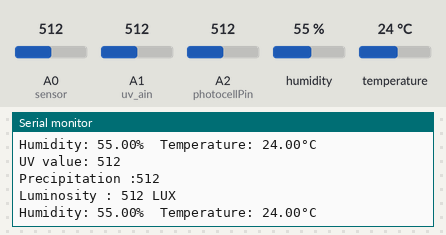
A sketch run on a simulated Arduino Uno, built with avr-gcc and run on an emulated ATmega328P. Parts: the last lines printed to the serial monitor. Inputs (shaded band) come from the test bench; at power-on: humidity 55 %, A0 (sensor) = 512, A1 (uv_ain) = 512, A2 (photocellPin) = 512, temperature 24 °C.

Above: at 5.0 s.
5.1 s: humidity set to 22 %
At 8.1 s:
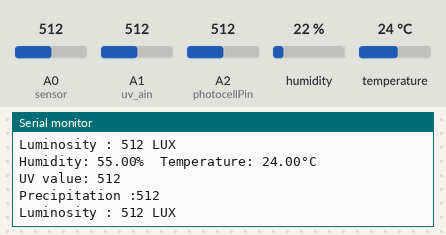
10.4 s: A0 (sensor) set to 716
At 11.6 s:
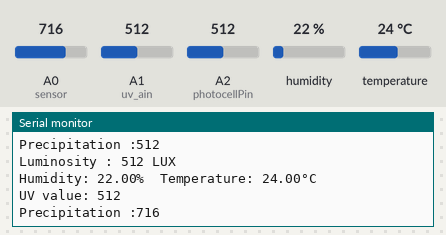
15.7 s: A1 (uv_ain) set to 716
At 19.2 s:
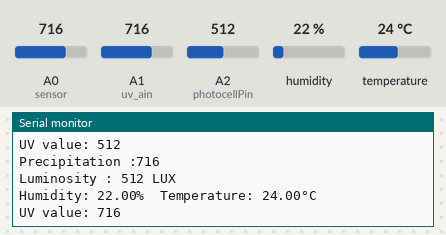
21.0 s: A2 (photocellPin) set to 716
At 25.7 s:
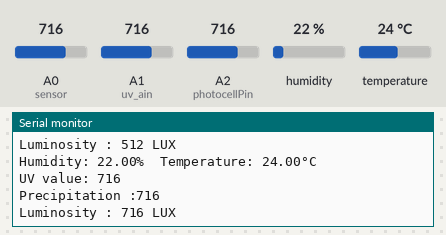
26.3 s: temperature set to 12 °C
At 27.7 s:
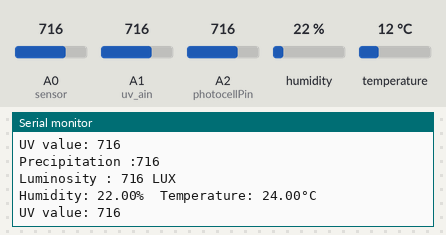
31.6 s: A0 (sensor) set to 992
At 34.2 s:
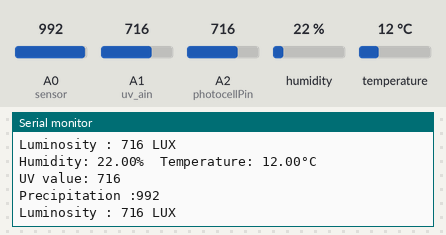
Timing chart, 0 to 35.7 s (numbered marks = the images above; inputs shaded):
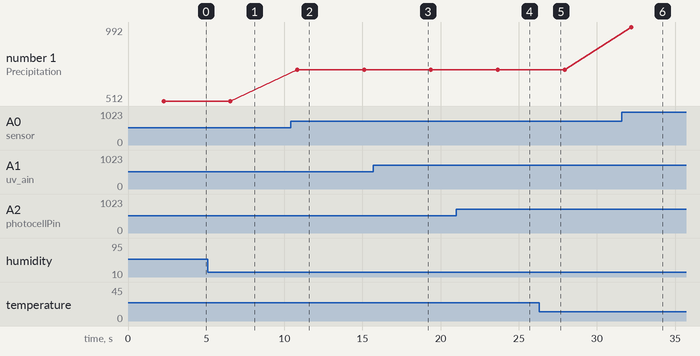

Measured:
- after the input at 10.4 s, the serial monitor: prints a new line after 0.43 s (image 2)
- after the input at 15.7 s, the serial monitor: prints a new line after 2.7 s (image 3)
- after the input at 21.0 s, the serial monitor: prints a new line after 3.7 s (image 4)
- after the input at 31.6 s, the serial monitor: prints a new line after 0.60 s (image 6)
- plotted number 1: 512 → 716 after the input at 10.4 s, 716 → 992 after the input at 31.6 s

The sketch:

all.ino
```cpp
#include <DHT.h>
int uv_ain=A1;

int photocellPin = A2;     // the cell and 10K pulldown are connected to a0
int photocellReading;     // the analog reading from the analog resistor divider

#define DHTPIN 7
#define DHTTYPE DHT11

DHT dht(DHTPIN, DHTTYPE);

void setup(){
  pinMode(uv_ain,INPUT);
  Serial.begin(9600);
  dht.begin();
}

void loop(){

  //DHT11
  float h = dht.readHumidity();                                              // Reading temperature or humidity takes about 250 milliseconds!
  delay(250);
  float t = dht.readTemperature();
  Serial.print("Humidity: ");
  Serial.print(h);
  Serial.print("%  Temperature: ");
  Serial.print(t);
  Serial.println("°C ");
  delay(1000);

  //UV Sensor
  int ad_value=analogRead(uv_ain);
  Serial.print("UV value: ");
  Serial.println(ad_value);
  delay(1000);

  //Water Sensor
  int sensor=analogRead(A0); // Incoming analog signal read and appointed sensor
   Serial.print("Precipitation :");
  Serial.println(sensor);
  delay(1000);

  //Photoresistor
  photocellReading = analogRead(photocellPin);
  Serial.print("Luminosity : ");
  Serial.print(photocellReading);     // the raw analog reading
  Serial.println(" LUX");
  delay(1000);
}
```
